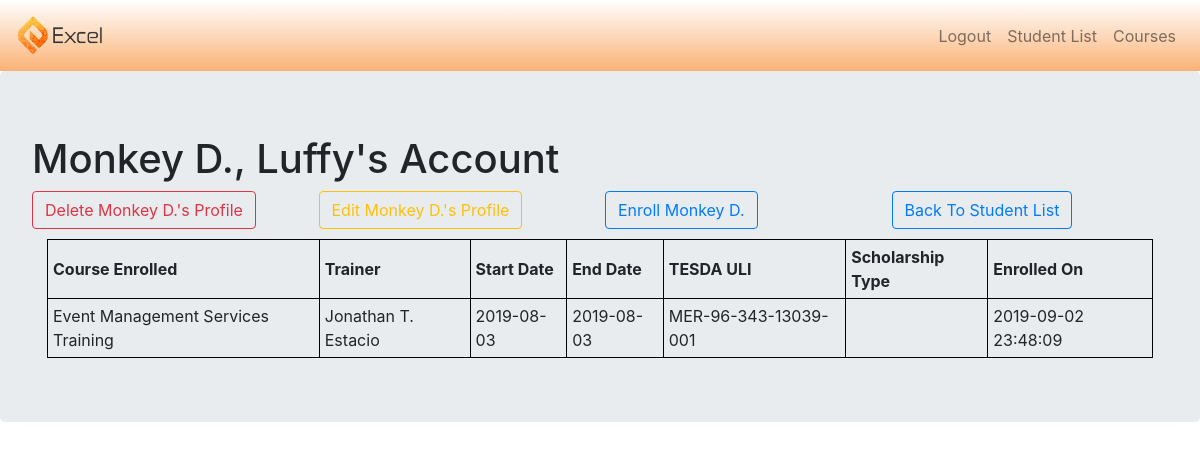
Screenshot of /enrollment/studentprofile.php?id=2 with the database file from the repository.
### tables this page shows
CREATE TABLE `studentinfo` (
  `id` int(11) NOT NULL,
  `lastname` varchar(255) DEFAULT NULL,
  `firstname` varchar(255) DEFAULT NULL,
  `middlename` varchar(255) DEFAULT NULL,
  `extensionname` varchar(255) DEFAULT NULL,
  `birthday` date DEFAULT NULL,
  `bregi` varchar(255) DEFAULT NULL,
  `bprovi` varchar(255) DEFAULT NULL,
  `bcity` varchar(255) DEFAULT NULL,
  `sex` varchar(255) DEFAULT NULL,
  `civilstatus` varchar(255) DEFAULT NULL,
  `employmentstatus` varchar(255) DEFAULT NULL,
  `educattain` varchar(255) DEFAULT NULL,
  `addressnumstreet` varchar(255) DEFAULT NULL,
  `addressbldgcomp` varchar(255) DEFAULT NULL,
  `addressbrgy` varchar(255) DEFAULT NULL,
  `addressregion` varchar(255) DEFAULT NULL,
  `addressprovince` varchar(255) DEFAULT NULL,
  `addresscity` varchar(255) DEFAULT NULL,
  `emailadd` varchar(255) DEFAULT NULL,
  `contactnum` varchar(255) DEFAULT NULL,
  `fbuser` varchar(255) DEFAULT NULL,
  `parentname` varchar(255) DEFAULT NULL,
  `parentcontact` varchar(255) DEFAULT NULL,
  `parentadd` varchar(255) DEFAULT NULL,
  `datecreated` datetime NOT NULL DEFAULT current_timestamp()
);

CREATE TABLE `enrollmentinfo` (
  `id` int(11) NOT NULL,
  `studentname` varchar(255) NOT NULL,
  `studentid` varchar(255) NOT NULL,
  `excourse` varchar(255) NOT NULL,
  `trainer` varchar(255) NOT NULL,
  `startdate` date NOT NULL,
  `enddate` date NOT NULL,
  `tesdauli` varchar(255) NOT NULL,
  `type` varchar(255) NOT NULL,
  `datecreated` datetime NOT NULL DEFAULT current_timestamp()
);

### enrollment/studentprofile.php (the view, shortened to what this page needs)
<?php require '../config/db.php'?>
<?php
	$id = mysqli_real_escape_string($conn, $_GET['id']);
	$query = 'SELECT * FROM `studentinfo` WHERE id = '.$id;
	$equery = 'SELECT * FROM `enrollmentinfo` WHERE studentid = '.$id;
	$result = mysqli_query($conn, $query);
	$eresult = mysqli_query($conn, $equery);
	$user = mysqli_fetch_assoc($result);
	$course = mysqli_fetch_all($eresult, MYSQLI_ASSOC);
?>
<!DOCTYPE html>
<html>
<head>
	<?php require '../include/scriptsandlinks.php'?>
	<link rel="stylesheet" type="text/css" href="studentprofile.css">
</head>
<body>
<?php include('../include/staffheader.php'); ?>
<div class="jumbotron">
	<h1><?php echo $user['lastname'],", ",$user['firstname'] ?>'s Account</h1>
	<form method="POST" action="<?php echo $_SERVER['PHP_SELF']?>">
	<div class="form-row">
		<div class="col-md">
			<input type="submit" name="delete" value="Delete <?php echo $user['lastname']; ?>'s Profile" class="btn btn-outline-danger">
		</div>
		<div class="col-md">
			<a href="<?php echo ROOT_URL; ?>enrollment/editstudent.php?id=<?php echo $user['id']; ?>" class="btn btn-outline-warning">Edit <?php echo $user['lastname']; ?>'s Profile</a>
		</div>
		<div class="col-md">
			<a href="<?php echo ROOT_URL; ?>enrollment/enrollment.php?id=<?php echo $user['id']; ?>" class="btn btn-outline-primary">Enroll <?php echo $user['lastname']; ?></a>
		</div>
		<div class="col-md">
			<a href="<?php echo ROOT_URL; ?>enrollment/studentlist.php" class="btn btn-outline-primary">Back To Student List</a>
		</div>
	</div>
	</form>
	<div class="container">
	<table style="width:100%; margin-top: 10px;">
	  <tr class="header">
	    <th>Course Enrolled</th>
	    <th>Trainer</th>
	    <th>Start Date</th>
	    <th>End Date</th>
	    <th>TESDA ULI</th>
	    <th>Scholarship Type</th>
	    <th>Enrolled On</th>
	  </tr>
	  <?php foreach ($course as $courses):?>
	  <tr>
	    <td><?php echo $courses['excourse']; ?></td>
	    <td><?php echo $courses['trainer']; ?></td>
	    <td><?php echo $courses['startdate']; ?></td>
	    <td><?php echo $courses['enddate']; ?></td>
	    <td><?php echo $courses['tesdauli']; ?></td>
	    <td><?php echo $courses['type']; ?></td>
	    <td><?php echo $courses['datecreated']; ?></td>
	  </tr>
	  <?php endforeach; ?>
	</table>
	</div>
	</div>
</body>

### enrollment/studentprofile.css (style rules this page uses)
table, th, td { border: 1px solid black; border-collapse: collapse; padding: 5px; }

### rows the page displays
studentinfo: lastname "Monkey D.", firstname "Luffy", delete "Delete Monkey D.'s Profile"
enrollmentinfo: excourse "Event Management Services Training", trainer "Jonathan T. Estacio", startdate "2019-08-03", enddate "2019-08-03", tesdauli "MER-96-343-13039-001", datecreated "2019-09-02 23:48:09"
